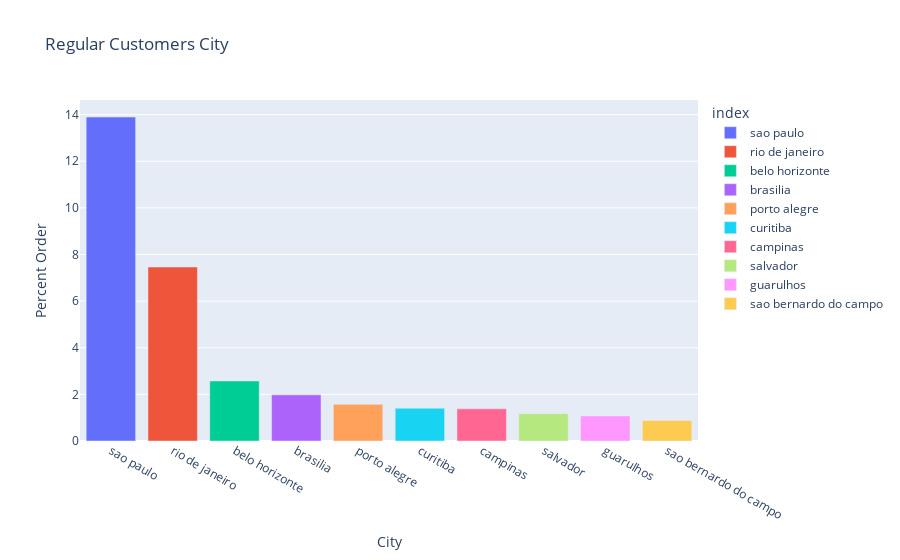

Notebook source saved alongside this figure:
### Code cell
plt.figure(figsize=(8, 6))
df_price_cat = df_top_10_customer_city['customer_city'].value_counts()/len(regular['customer_city'])*100
pal = sns.color_palette('rocket_r', len(df_price_cat))
fig = px.bar(df_price_cat, x=df_price_cat.index, y= df_price_cat.values,color=df_price_cat.index,title='Regular Customers City')
fig.update_xaxes(title_text='City')
fig.update_yaxes(title_text='Percent Customers')
fig.show()

### Figure 1 — Plotly figure (JSON) as saved in the notebook; plotly's stock layout.template omitted (floating-point values rounded to 4 significant figures)
{"data": [{"alignmentgroup": "True", "hovertemplate": "index=%{x}<br>y=%{y}<extra></extra>", "legendgroup": "sao paulo", "marker": {"color": "#636efa", "pattern": {"shape": ""}}, "name": "sao paulo", "offsetgroup": "sao paulo", "orientation": "v", "showlegend": true, "textposition": "auto", "type": "bar", "x": ["sao paulo"], "xaxis": "x", "y": [13.9], "yaxis": "y"}, {"alignmentgroup": "True", "hovertemplate": "index=%{x}<br>y=%{y}<extra></extra>", "legendgroup": "rio de janeiro", "marker": {"color": "#EF553B", "pattern": {"shape": ""}}, "name": "rio de janeiro", "offsetgroup": "rio de janeiro", "orientation": "v", "showlegend": true, "textposition": "auto", "type": "bar", "x": ["rio de janeiro"], "xaxis": "x", "y": [7.463], "yaxis": "y"}, {"alignmentgroup": "True", "hovertemplate": "index=%{x}<br>y=%{y}<extra></extra>", "legendgroup": "belo horizonte", "marker": {"color": "#00cc96", "pattern": {"shape": ""}}, "name": "belo horizonte", "offsetgroup": "belo horizonte", "orientation": "v", "showlegend": true, "textposition": "auto", "type": "bar", "x": ["belo horizonte"], "xaxis": "x", "y": [2.575], "yaxis": "y"}, {"alignmentgroup": "True", "hovertemplate": "index=%{x}<br>y=%{y}<extra></extra>", "legendgroup": "brasilia", "marker": {"color": "#ab63fa", "pattern": {"shape": ""}}, "name": "brasilia", "offsetgroup": "brasilia", "orientation": "v", "showlegend": true, "textposition": "auto", "type": "bar", "x": ["brasilia"], "xaxis": "x", "y": [1.98], "yaxis": "y"}, {"alignmentgroup": "True", "hovertemplate": "index=%{x}<br>y=%{y}<extra></extra>", "legendgroup": "porto alegre", "marker": {"color": "#FFA15A", "pattern": {"shape": ""}}, "name": "porto alegre", "offsetgroup": "porto alegre", "orientation": "v", "showlegend": true, "textposition": "auto", "type": "bar", "x": ["porto alegre"], "xaxis": "x", "y": [1.572], "yaxis": "y"}, {"alignmentgroup": "True", "hovertemplate": "index=%{x}<br>y=%{y}<extra></extra>", "legendgroup": "curitiba", "marker": {"color": "#19d3f3", "pattern": {"shape": ""}}, "name": "curitiba", "offsetgroup": "curitiba", "orientation": "v", "showlegend": true, "textposition": "auto", "type": "bar", "x": ["curitiba"], "xaxis": "x", "y": [1.407], "yaxis": "y"}, {"alignmentgroup": "True", "hovertemplate": "index=%{x}<br>y=%{y}<extra></extra>", "legendgroup": "campinas", "marker": {"color": "#FF6692", "pattern": {"shape": ""}}, "name": "campinas", "offsetgroup": "campinas", "orientation": "v", "showlegend": true, "textposition": "auto", "type": "bar", "x": ["campinas"], "xaxis": "x", "y": [1.379], "yaxis": "y"}, {"alignmentgroup": "True", "hovertemplate": "index=%{x}<br>y=%{y}<extra></extra>", "legendgroup": "salvador", "marker": {"color": "#B6E880", "pattern": {"shape": ""}}, "name": "salvador", "offsetgroup": "salvador", "orientation": "v", "showlegend": true, "textposition": "auto", "type": "bar", "x": ["salvador"], "xaxis": "x", "y": [1.172], "yaxis": "y"}, {"alignmentgroup": "True", "hovertemplate": "index=%{x}<br>y=%{y}<extra></extra>", "legendgroup": "guarulhos", "marker": {"color": "#FF97FF", "pattern": {"shape": ""}}, "name": "guarulhos", "offsetgroup": "guarulhos", "orientation": "v", "showlegend": true, "textposition": "auto", "type": "bar", "x": ["guarulhos"], "xaxis": "x", "y": [1.077], "yaxis": "y"}, {"alignmentgroup": "True", "hovertemplate": "index=%{x}<br>y=%{y}<extra></extra>", "legendgroup": "sao bernardo do campo", "marker": {"color": "#FECB52", "pattern": {"shape": ""}}, "name": "sao bernardo do campo", "offsetgroup": "sao bernardo do campo", "orientation": "v", "showlegend": true, "textposition": "auto", "type": "bar", "x": ["sao bernardo do campo"], "xaxis": "x", "y": [0.8808], "yaxis": "y"}], "layout": {"barmode": "relative", "legend": {"title": {"text": "index"}, "tracegroupgap": 0}, "title": {"text": "Regular Customers City"}, "xaxis": {"anchor": "y", "categoryarray": ["sao paulo", "rio de janeiro", "belo horizonte", "brasilia", "porto alegre", "curitiba", "campinas", "salvador", "guarulhos", "sao bernardo do campo"], "categoryorder": "array", "domain": [0, 1], "title": {"text": "City"}}, "yaxis": {"anchor": "x", "domain": [0, 1], "title": {"text": "Percent Order"}}}}
